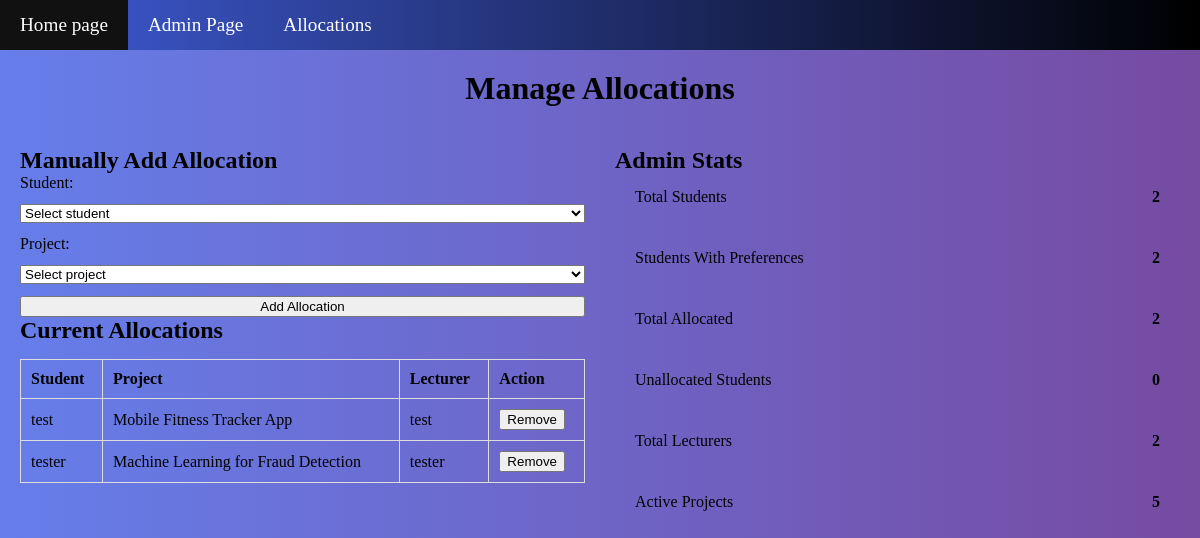
The app's page /HTML/manageAllocations.php (signed in) with its own data.
### tables this page shows
CREATE TABLE `allocation` (
  `Allocation_ID` smallint(6) NOT NULL,
  `Student_ID` smallint(6) NOT NULL,
  `Project_ID` smallint(6) NOT NULL,
  `Lecturer_ID` smallint(6) NOT NULL
);

CREATE TABLE `students` (
  `Student_ID` smallint(6) NOT NULL,
  `Name` varchar(100) NOT NULL,
  `Email` varchar(100) NOT NULL,
  `Course` varchar(100) DEFAULT NULL,
  `Year` tinyint(4) DEFAULT NULL,
  `password` varchar(100) DEFAULT NULL,
  `grade` decimal(5,2) DEFAULT NULL
);

CREATE TABLE `projects` (
  `Project_ID` smallint(6) NOT NULL,
  `Lecturer_ID` smallint(6) NOT NULL,
  `Title` varchar(255) NOT NULL,
  `Description` text DEFAULT NULL,
  `Prerequisite` enum('NONE','CS3MAS','CS3OS','CS3SA') DEFAULT 'NONE',
  `Status` tinyint(1) DEFAULT 1,
  `capacity` int(11) NOT NULL DEFAULT 1
);

CREATE TABLE `lecturers` (
  `Lecturer_ID` smallint(6) NOT NULL,
  `Name` varchar(100) NOT NULL,
  `Email` varchar(100) NOT NULL,
  `Department` varchar(100) DEFAULT NULL,
  `password` varchar(20) DEFAULT NULL
);

### HTML/manageAllocations.php (the view, shortened to what this page needs)
<?php
require_once(__DIR__ . '/../PHP/db.php');
$allocations = [];
$result = $conn->query("
    SELECT
        a.Allocation_ID,
        s.Name AS StudentName,
        p.Title AS ProjectTitle,
        l.Name AS LecturerName
    FROM allocation a
    JOIN students s ON a.Student_ID = s.Student_ID
    JOIN projects p ON a.Project_ID = p.Project_ID
    JOIN lecturers l ON a.Lecturer_ID = l.Lecturer_ID
    ORDER BY s.Name ASC
");
if ($result) {
    while ($row = $result->fetch_assoc()) {
        $allocations[] = $row;
    }
}
$totalLecturers = 0;
$result = $conn->query("SELECT COUNT(*) AS total FROM lecturers");
if ($result) {
    $totalLecturers = (int)$result->fetch_assoc()['total'];
}
$totalStudents = 0;
$result = $conn->query("SELECT COUNT(*) AS total FROM students");
if ($result) {
    $totalStudents = (int)$result->fetch_assoc()['total'];
}
$studentsWithPreferences = 0;
$result = $conn->query("SELECT COUNT(DISTINCT Student_ID) AS total FROM preferences");
if ($result) {
    $studentsWithPreferences = (int)$result->fetch_assoc()['total'];
}
$totalAllocated = 0;
$result = $conn->query("SELECT COUNT(DISTINCT Student_ID) AS total FROM allocation");
if ($result) {
    $totalAllocated = (int)$result->fetch_assoc()['total'];
}
$unallocatedStudents = $totalStudents - $totalAllocated;
$totalProjects = 0;
$result = $conn->query("SELECT COUNT(*) AS total FROM projects WHERE Status = 1");
if ($result) {
    $totalProjects = (int)$result->fetch_assoc()['total'];
}
?>
<!DOCTYPE html>
<html>
<head>
    <link rel="stylesheet" href="../CSS/stylesheet2.css">
    <link rel="stylesheet" href="../CSS/adminstylesheet.css">
</head>
<body>
<ul class="navbar">
  <li><a href="Home.php">Home page</a></li>
  <li><a href="adminPage.php">Admin Page</a></li>
  <li><a href="manageAllocations.php">Allocations</a></li>
</ul>
<h1 class="pageTitle">Manage Allocations</h1>
<div class="pageSplit">
    <div class="leftHalf">
        <div class="panel">
            <h2>Manually Add Allocation</h2>
            <form class="allocationForm" action="../PHP/addAllocation.php" method="post">
                <label for="student_id">Student:</label>
                <select name="student_id" id="student_id" required>
                    <option value="">Select student</option>
                </select>
                <label for="project_id">Project:</label>
                <select name="project_id" id="project_id" required>
                    <option value="">Select project</option>
                </select>
                <button type="submit">Add Allocation</button>
            </form>
        </div>
        <div class="panel">
            <h2>Current Allocations</h2>
            <?php if (!empty($allocations)): ?>
                <table class="allocTable">
                    <tr>
                        <th>Student</th>
                        <th>Project</th>
                        <th>Lecturer</th>
                        <th>Action</th>
                    </tr>
                    <?php foreach ($allocations as $allocation):  ?>
                        <tr>
                            <td><?php echo htmlspecialchars($allocation['StudentName']); ?></td>
                            <td><?php echo htmlspecialchars($allocation['ProjectTitle']); ?></td>
                            <td><?php echo htmlspecialchars($allocation['LecturerName']); ?></td>
                            <td>
                                <form action="../PHP/removeAllocation.php" method="post">
                                    <button type="submit" onclick="return confirm('Remove this allocation?');">
                                        Remove
                                    </button>
                                </form>
                            </td>
                        </tr>
                    <?php endforeach; ?>
                </table>
            <?php else: ?>
                <p>No allocations found.</p>
            <?php endif; ?>
        </div>
    </div>
    <div class="rightHalf">
        <div class="panel">
            <h2>Admin Stats</h2>
            <div class="statsColumn">
                <div class="statCard">
                    <span>Total Students</span>
                    <strong><?php echo $totalStudents; ?></strong>
                </div>
                <div class="statCard">
                    <span>Students With Preferences</span>
                    <strong><?php echo $studentsWithPreferences; ?></strong>
                </div>
                <div class="statCard">
                    <span>Total Allocated</span>
                    <strong><?php echo $totalAllocated; ?></strong>
                </div>
                <div class="statCard">
                    <span>Unallocated Students</span>
                    <strong><?php echo $unallocatedStudents; ?></strong>
                </div>
                <div class="statCard">
                    <span>Total Lecturers</span>
                    <strong><?php echo $totalLecturers; ?></strong>
                </div>
                <div class="statCard">
                    <span>Active Projects</span>
                    <strong><?php echo $totalProjects; ?></strong>
                </div>
            </div>
        </div>
    </div>
</div>
</body>
</html>

### CSS/stylesheet2.css (style rules this page uses)
* { margin: 0; }
body { background: linear-gradient(to right, #667eea, #764ba2); }
.navbar { list-style-type: none; margin: 0; padding: 0; background: linear-gradient(to right, #3f5bd5, #000000); display: flex; }
.navbar li a { display: block; color: white; padding: 14px 20px; text-decoration: none; font-size: larger; }

### CSS/adminstylesheet.css (style rules this page uses)
.pageTitle { margin: 20px; justify-self: center; }
.pageSplit { display: flex; gap: 30px; padding: 20px; align-items: flex-start; }
.leftHalf, .rightHalf { flex: 1; }
.allocationForm { display: flex; flex-direction: column; gap: 12px; }
.allocTable { width: 100%; border-collapse: collapse; color: black; margin-top: 15px; }
.allocTable th, .allocTable td { border: 1px solid #ddd; padding: 10px; text-align: left; }
.statsColumn { display: flex; flex-direction: column; gap: 15px; }
.statCard { display: flex; justify-content: space-between; align-items: center; padding: 14px 20px; }
.statCard span { font-size: 16px; }

### records on screen
allocation: Student_ID.Name "test", Project_ID.Title "Mobile Fitness Tracker App", Lecturer_ID.Name "test"
allocation: Student_ID.Name "tester", Project_ID.Title "Machine Learning for Fraud Detection", Lecturer_ID.Name "tester"

### other values on screen
$totalStudents "2"
$studentsWithPreferences "2"
$totalAllocated "2"
$unallocatedStudents "0"
$totalLecturers "2"
$totalProjects "5"
